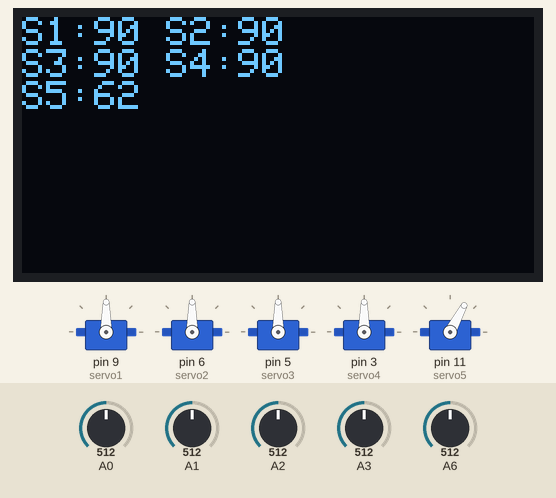
Simulated run of this sketch. Board: Arduino Uno, built with avr-gcc and run on an emulated ATmega328P. Parts: 5 × servo, 128×64 one-colour display. The inputs (shaded band) are chosen by the test bench; at power-on: A0 = 512, A1 = 512, A2 = 512, A3 = 512, A6 = 512.

Above: at 4.2 s.
4.3 s: A0 set to 525
At 5.4 s:
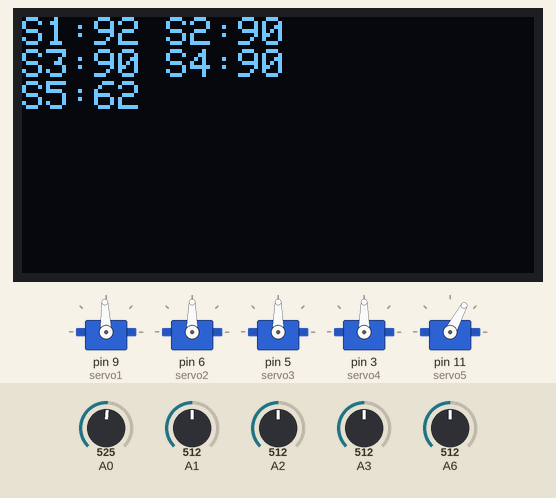
5.8 s: A1 set to 716
At 7.0 s:
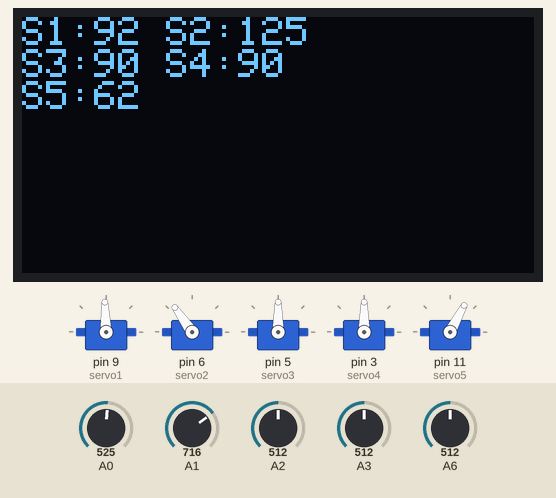
7.3 s: A2 set to 716
At 8.5 s:
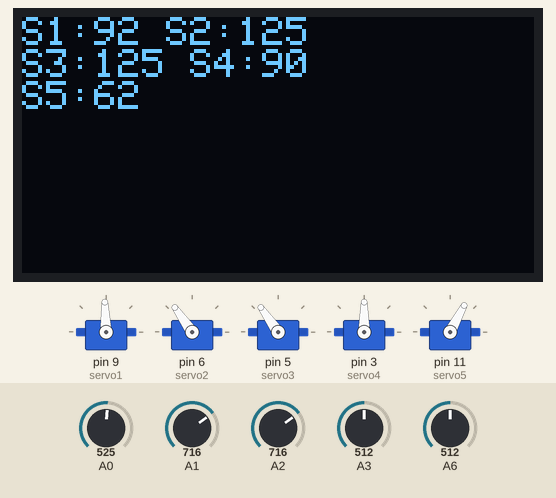
8.8 s: A3 set to 716
At 9.9 s:
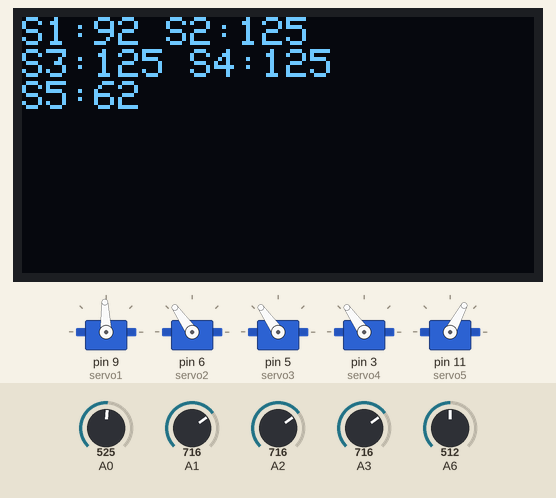
10.4 s: A6 set to 306
At 11.4 s:
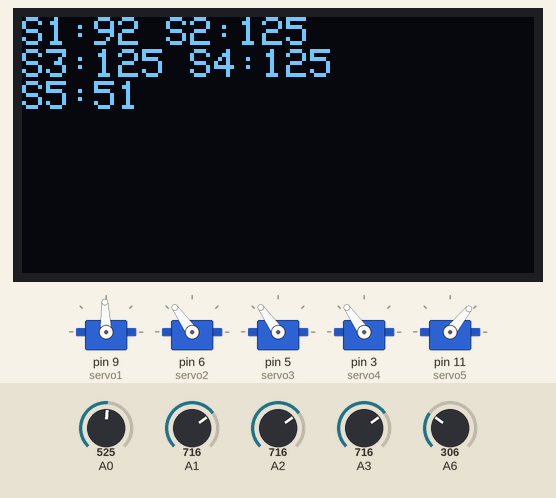
11.9 s: A0 set to 716
At 12.9 s:
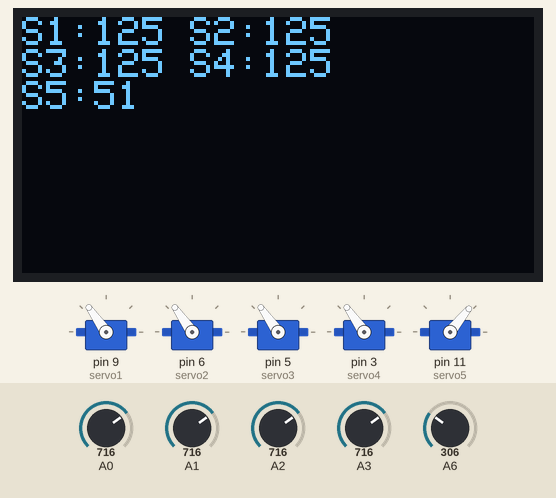
Timing chart, 0 to 14.4 s (numbered marks = the images above; inputs shaded):
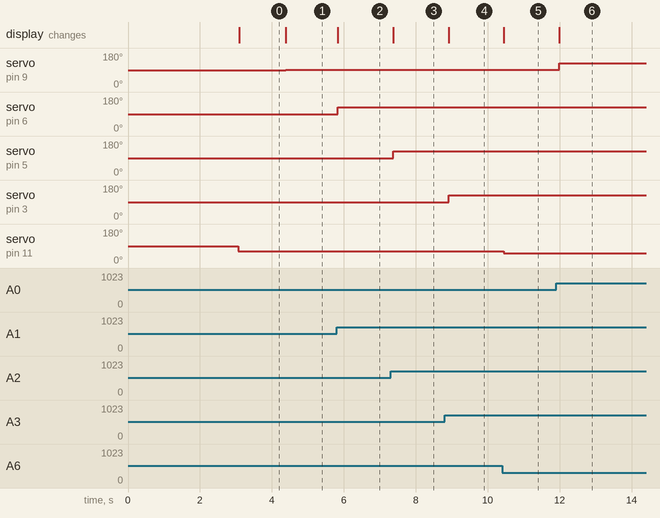

Measured:
- after the input at 4.3 s, servo on pin 9 (servo1): 90° → 92° after 0.08 s; the display: changes after 0.08 s (image 1)
- after the input at 5.8 s, servo on pin 6 (servo2): 90° → 125° at once; the display: changes at once (image 2)
- after the input at 7.3 s, servo on pin 5 (servo3): 90° → 125° after 0.07 s; the display: changes after 0.07 s (image 3)
- after the input at 8.8 s, servo on pin 3 (servo4): 90° → 125° after 0.11 s; the display: changes after 0.11 s (image 4)
- after the input at 10.4 s, servo on pin 11 (servo5): 62° → 51° after 0.05 s; the display: changes after 0.05 s (image 5)
- after the input at 11.9 s, servo on pin 9 (servo1): 92° → 125° after 0.09 s; the display: changes after 0.09 s (image 6)

The sketch:

Demo_code.ino
```cpp
/*
Cristian Gutierrez
Robotic Arm w/Potentiometer Control
11/30/23
*/

#include <Servo.h>
#include <Wire.h>
#include <Adafruit_GFX.h>
#include <Adafruit_SSD1306.h>

#define OLED_RESET 4
Adafruit_SSD1306 display(128, 64, &Wire, OLED_RESET);

Servo servo1, servo2, servo3, servo4, servo5;
int angle1 = 30, angle2 = 65, angle3 = 90, angle4 = 90, angle5 = 90;
float offset1 = 0, offset2 = 0, offset3 = 0, offset4 = 0, offset5 = 0;
int potVal1, potVal2, potVal3, potVal4, potVal5;

void setup() {
  servo1.attach(9);
  servo2.attach(6);
  servo3.attach(5);
  servo4.attach(3);
  servo5.attach(11);

  display.begin(SSD1306_SWITCHCAPVCC, 0x3C);
  display.clearDisplay();
  display.setTextSize(2);
  display.setTextColor(WHITE);
  display.setCursor(0, 0);
  display.println(F("Robotic Arm Control"));
  display.display();
  delay(3000);
}

void loop() {
  potVal1 = map(analogRead(0), 0, 1023, 0, 180);
  potVal2 = map(analogRead(1), 0, 1023, 0, 180);
  potVal3 = map(analogRead(2), 0, 1023, 0, 180);
  potVal4 = map(analogRead(3), 0, 1023, 0, 180);
  potVal5 = map(analogRead(6), 0, 1023, 35, 90);

  angle1 = potVal1;
  angle2 = potVal2;
  angle3 = potVal3;
  angle4 = potVal4;
  angle5 = potVal5;

  servo1.write(angle1 + offset1);
  servo2.write(angle2 + offset2);
  servo3.write(angle3 + offset3);
  servo4.write(angle4 + offset4);
  servo5.write(angle5 + offset5);

  display.clearDisplay();
  display.setTextSize(1);
  display.setCursor(0, 0);
  display.print("S1:");
  display.print(angle1);
  display.print(" S2:");
  display.print(angle2);
  display.print("\nS3:");
  display.print(angle3);
  display.print(" S4:");
  display.print(angle4);
  display.print("\nS5:");
  display.print(angle5);
  display.display();

  delay(50);
}
```
